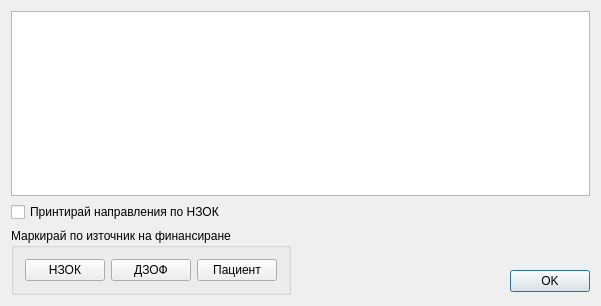
<?xml version="1.0" encoding="UTF-8"?>
<ui version="4.0">
 <class>ProcedurePrintSelectDialog</class>
 <widget class="QDialog" name="ProcedurePrintSelectDialog">
  <property name="windowModality">
   <enum>Qt::WindowModality::ApplicationModal</enum>
  </property>
  <property name="geometry">
   <rect>
    <x>0</x>
    <y>0</y>
    <width>601</width>
    <height>306</height>
   </rect>
  </property>
  <property name="minimumSize">
   <size>
    <width>0</width>
    <height>0</height>
   </size>
  </property>
  <property name="maximumSize">
   <size>
    <width>16777215</width>
    <height>16777215</height>
   </size>
  </property>
  <property name="windowTitle">
   <string>ProcedurePrintSelectDialog</string>
  </property>
  <layout class="QVBoxLayout" name="verticalLayout_3">
   <item>
    <widget class="QTableView" name="tableView"/>
   </item>
   <item>
    <widget class="QCheckBox" name="referralCheck">
     <property name="text">
      <string>Принтирай направления по НЗОК</string>
     </property>
    </widget>
   </item>
   <item>
    <layout class="QHBoxLayout" name="horizontalLayout_2">
     <item>
      <widget class="QGroupBox" name="groupBox">
       <property name="title">
        <string>Маркирай по източник на финансиране</string>
       </property>
       <layout class="QVBoxLayout" name="verticalLayout">
        <item>
         <layout class="QHBoxLayout" name="horizontalLayout">
          <item>
           <widget class="QPushButton" name="nhifButton">
            <property name="text">
             <string>НЗОК</string>
            </property>
            <property name="autoDefault">
             <bool>false</bool>
            </property>
           </widget>
          </item>
          <item>
           <widget class="QPushButton" name="phifButton">
            <property name="text">
             <string>ДЗОФ</string>
            </property>
           </widget>
          </item>
          <item>
           <widget class="QPushButton" name="patientButton">
            <property name="text">
             <string>Пациент</string>
            </property>
            <property name="autoDefault">
             <bool>false</bool>
            </property>
           </widget>
          </item>
         </layout>
        </item>
       </layout>
      </widget>
     </item>
     <item>
      <spacer name="horizontalSpacer">
       <property name="orientation">
        <enum>Qt::Orientation::Horizontal</enum>
       </property>
       <property name="sizeHint" stdset="0">
        <size>
         <width>40</width>
         <height>20</height>
        </size>
       </property>
      </spacer>
     </item>
     <item>
      <layout class="QVBoxLayout" name="verticalLayout_2">
       <item>
        <spacer name="verticalSpacer">
         <property name="orientation">
          <enum>Qt::Orientation::Vertical</enum>
         </property>
         <property name="sizeType">
          <enum>QSizePolicy::Policy::Preferred</enum>
         </property>
         <property name="sizeHint" stdset="0">
          <size>
           <width>20</width>
           <height>40</height>
          </size>
         </property>
        </spacer>
       </item>
       <item>
        <widget class="QPushButton" name="okButton">
         <property name="text">
          <string>OK</string>
         </property>
         <property name="default">
          <bool>true</bool>
         </property>
        </widget>
       </item>
      </layout>
     </item>
    </layout>
   </item>
  </layout>
 </widget>
 <layoutdefault spacing="6" margin="11"/>
 <resources/>
 <connections/>
</ui>
